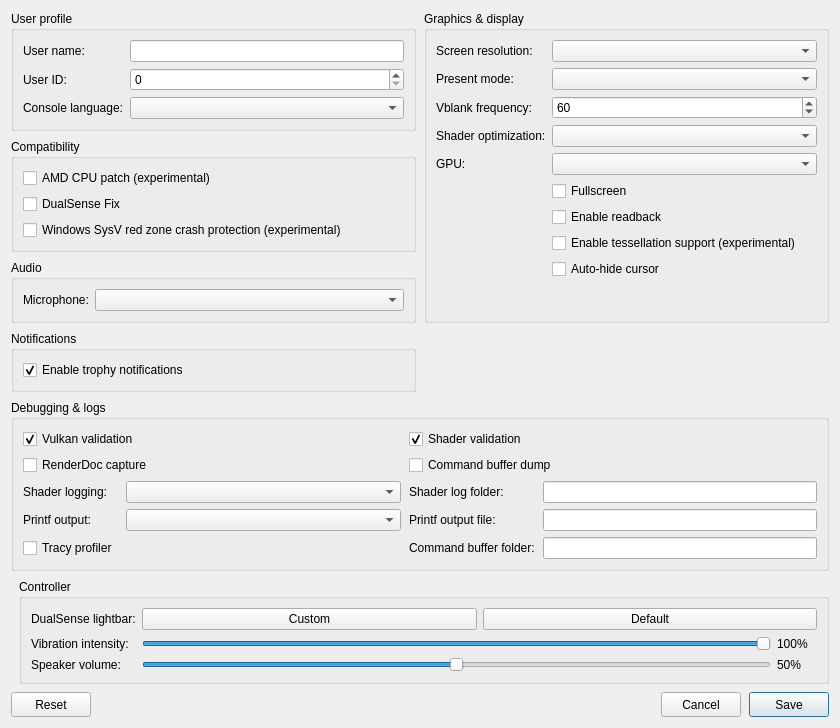
<?xml version="1.0" encoding="UTF-8"?>
<ui version="4.0">
 <class>ConfigurationEditDialog</class>
 <widget class="QDialog" name="ConfigurationEditDialog">
  <property name="geometry">
   <rect>
    <x>0</x>
    <y>0</y>
    <width>840</width>
    <height>620</height>
   </rect>
  </property>
  <property name="windowTitle">
   <string>Settings</string>
  </property>
  <property name="locale">
   <locale language="English" country="UnitedStates"/>
  </property>
  <layout class="QGridLayout" name="gridLayout">
   <property name="horizontalSpacing">
    <number>8</number>
   </property>
   <property name="verticalSpacing">
    <number>8</number>
   </property>
   <item row="0" column="0" colspan="2">
    <layout class="QGridLayout" name="sectionsLayout" columnstretch="1,1">
     <property name="horizontalSpacing">
      <number>8</number>
     </property>
     <property name="verticalSpacing">
      <number>8</number>
     </property>
     <item row="0" column="0">
      <widget class="QGroupBox" name="user_profile_group">
       <property name="title">
        <string>User profile</string>
       </property>
       <layout class="QFormLayout" name="userProfileLayout">
        <property name="fieldGrowthPolicy">
         <enum>QFormLayout::AllNonFixedFieldsGrow</enum>
        </property>
        <item row="0" column="0">
         <widget class="QLabel" name="label_user_name">
          <property name="text"><string>User name:</string></property>
         </widget>
        </item>
        <item row="0" column="1">
         <widget class="MandatoryLineEdit" name="lineEdit_user_name">
          <property name="toolTip"><string>Local user name exposed to games</string></property>
          <property name="clearButtonEnabled"><bool>true</bool></property>
         </widget>
        </item>
        <item row="1" column="0">
         <widget class="QLabel" name="label_user_id">
          <property name="text"><string>User ID:</string></property>
         </widget>
        </item>
        <item row="1" column="1">
         <widget class="QSpinBox" name="spinBox_user_id">
          <property name="toolTip"><string>Local user ID exposed to games</string></property>
          <property name="maximum"><number>2147483647</number></property>
         </widget>
        </item>
        <item row="2" column="0">
         <widget class="QLabel" name="label_console_language">
          <property name="text"><string>Console language:</string></property>
         </widget>
        </item>
        <item row="2" column="1">
         <widget class="QComboBox" name="comboBox_console_language">
          <property name="toolTip"><string>Language</string></property>
         </widget>
        </item>
       </layout>
      </widget>
     </item>
     <item row="2" column="0">
      <widget class="QGroupBox" name="audio_group">
       <property name="title"><string>Audio</string></property>
       <layout class="QFormLayout" name="audioLayout">
        <property name="fieldGrowthPolicy">
         <enum>QFormLayout::AllNonFixedFieldsGrow</enum>
        </property>
        <item row="0" column="0">
         <widget class="QLabel" name="label_audio_input_device">
          <property name="text"><string>Microphone:</string></property>
         </widget>
        </item>
        <item row="0" column="1">
         <widget class="QComboBox" name="comboBox_audio_input_device"/>
        </item>
       </layout>
      </widget>
     </item>
     <item row="0" column="1" rowspan="3">
      <widget class="QGroupBox" name="graphics_group">
       <property name="title">
        <string>Graphics &amp;&amp; display</string>
       </property>
       <layout class="QFormLayout" name="graphicsLayout">
        <property name="fieldGrowthPolicy">
         <enum>QFormLayout::AllNonFixedFieldsGrow</enum>
        </property>
        <item row="0" column="0">
         <widget class="QLabel" name="label_screen_resolution">
          <property name="text"><string>Screen resolution:</string></property>
         </widget>
        </item>
        <item row="0" column="1">
         <widget class="QComboBox" name="comboBox_screen_resolution">
          <property name="toolTip"><string>Window resolution</string></property>
         </widget>
        </item>
        <item row="1" column="0">
         <widget class="QLabel" name="label_present_mode">
          <property name="text"><string>Present mode:</string></property>
         </widget>
        </item>
        <item row="1" column="1">
         <widget class="QComboBox" name="comboBox_present_mode">
          <property name="toolTip"><string>Vulkan swapchain presentation mode</string></property>
         </widget>
        </item>
        <item row="2" column="0">
         <widget class="QLabel" name="label_vblank_frequency">
          <property name="text"><string>Vblank frequency:</string></property>
         </widget>
        </item>
        <item row="2" column="1">
         <widget class="QSpinBox" name="spinBox_vblank_frequency">
          <property name="toolTip"><string>Virtual display refresh rate used for frame pacing</string></property>
          <property name="minimum"><number>30</number></property>
          <property name="maximum"><number>360</number></property>
          <property name="value"><number>60</number></property>
         </widget>
        </item>
        <item row="3" column="0">
         <widget class="QLabel" name="label_shader_optimization">
          <property name="text"><string>Shader optimization:</string></property>
         </widget>
        </item>
        <item row="3" column="1">
         <widget class="QComboBox" name="comboBox_shader_optimization_type">
          <property name="toolTip"><string>Optimize shaders for code size or performance</string></property>
         </widget>
        </item>
        <item row="4" column="0">
         <widget class="QLabel" name="label_gpu">
          <property name="text"><string>GPU:</string></property>
         </widget>
        </item>
        <item row="4" column="1">
         <widget class="QComboBox" name="comboBox_gpu">
          <property name="toolTip"><string>Graphics device used by the emulator</string></property>
         </widget>
        </item>
        <item row="5" column="1">
         <widget class="QCheckBox" name="checkBox_fullscreen">
          <property name="toolTip"><string>Run in borderless desktop fullscreen</string></property>
          <property name="text"><string>Fullscreen</string></property>
         </widget>
        </item>
        <item row="6" column="1">
         <widget class="QCheckBox" name="checkBox_readback">
          <property name="toolTip"><string>Read back writable linear images</string></property>
          <property name="text"><string>Enable readback</string></property>
         </widget>
        </item>
        <item row="7" column="1">
         <widget class="QCheckBox" name="checkBox_tessellation">
          <property name="toolTip"><string>Draw tessellated geometry. Disabled by default; unsupported tessellation may cause crashes.</string></property>
          <property name="text"><string>Enable tessellation support (experimental)</string></property>
         </widget>
        </item>
        <item row="8" column="1">
         <widget class="QCheckBox" name="checkBox_hide_cursor">
          <property name="toolTip"><string>Hide the host cursor after 2 seconds without mouse activity</string></property>
          <property name="text"><string>Auto-hide cursor</string></property>
         </widget>
        </item>
       </layout>
      </widget>
     </item>
     <item row="3" column="0">
      <widget class="QGroupBox" name="notifications_group">
       <property name="title"><string>Notifications</string></property>
       <layout class="QVBoxLayout" name="notificationsLayout">
        <item>
         <widget class="QCheckBox" name="checkBox_trophy_notifications">
          <property name="toolTip"><string>Show trophy unlock notifications and play their sound.
To use your own sound, replace the emulator's assets/sounds/trophy-unlock.wav with a WAV file and restart the game.</string></property>
          <property name="text"><string>Enable trophy notifications</string></property>
          <property name="checked"><bool>true</bool></property>
         </widget>
        </item>
       </layout>
      </widget>
     </item>
     <item row="4" column="0" colspan="2">
      <widget class="QGroupBox" name="debug_group">
       <property name="title">
        <string>Debugging &amp;&amp; logs</string>
       </property>
       <layout class="QGridLayout" name="debugLayout" columnstretch="0,1,0,1">
        <property name="horizontalSpacing"><number>8</number></property>
        <property name="verticalSpacing"><number>6</number></property>
        <item row="0" column="0" colspan="2">
         <widget class="QCheckBox" name="checkBox_vulkan_validation">
          <property name="toolTip"><string>Enable Vulkan validation layers</string></property>
          <property name="text"><string>Vulkan validation</string></property>
          <property name="checked"><bool>true</bool></property>
         </widget>
        </item>
        <item row="0" column="2" colspan="2">
         <widget class="QCheckBox" name="checkBox_shader_validation">
          <property name="toolTip"><string>Validate SPIR-V binary</string></property>
          <property name="text"><string>Shader validation</string></property>
          <property name="checked"><bool>true</bool></property>
         </widget>
        </item>
        <item row="1" column="0" colspan="2">
         <widget class="QCheckBox" name="checkBox_renderdoc_capture">
          <property name="toolTip"><string>Enable RenderDoc capture</string></property>
          <property name="text"><string>RenderDoc capture</string></property>
         </widget>
        </item>
        <item row="1" column="2" colspan="2">
         <widget class="QCheckBox" name="checkBox_cmd_dump">
          <property name="toolTip"><string>Dump command buffers</string></property>
          <property name="text"><string>Command buffer dump</string></property>
         </widget>
        </item>
        <item row="2" column="0">
         <widget class="QLabel" name="label_shader_log_direction">
          <property name="text"><string>Shader logging:</string></property>
         </widget>
        </item>
        <item row="2" column="1">
         <widget class="QComboBox" name="comboBox_shader_log_direction">
          <property name="toolTip"><string>Dump shaders to file or console window. If enabled may decrease emulator performance</string></property>
         </widget>
        </item>
        <item row="2" column="2">
         <widget class="QLabel" name="label_shader_log_folder">
          <property name="text"><string>Shader log folder:</string></property>
         </widget>
        </item>
        <item row="2" column="3">
         <widget class="MandatoryLineEdit" name="lineEdit_shader_log_folder">
          <property name="toolTip"><string>Specify directory to dump shaders</string></property>
          <property name="clearButtonEnabled"><bool>true</bool></property>
         </widget>
        </item>
        <item row="3" column="0">
         <widget class="QLabel" name="label_printf_direction">
          <property name="text"><string>Printf output:</string></property>
         </widget>
        </item>
        <item row="3" column="1">
         <widget class="QComboBox" name="comboBox_printf_direction">
          <property name="toolTip"><string>Print logs to file or console window. If enabled may decrease emulator performance</string></property>
         </widget>
        </item>
        <item row="3" column="2">
         <widget class="QLabel" name="label_printf_file">
          <property name="text"><string>Printf output file:</string></property>
         </widget>
        </item>
        <item row="3" column="3">
         <widget class="MandatoryLineEdit" name="lineEdit_printf_file">
          <property name="toolTip"><string>Specify file to dump logs</string></property>
          <property name="clearButtonEnabled"><bool>true</bool></property>
         </widget>
        </item>
        <item row="4" column="0">
         <widget class="QCheckBox" name="checkBox_profiler">
          <property name="toolTip"><string>Enable the Tracy profiler. Profiling may decrease emulator performance</string></property>
          <property name="text"><string>Tracy profiler</string></property>
         </widget>
        </item>
        <item row="4" column="2">
         <widget class="QLabel" name="label_cmd_dump_folder">
          <property name="text"><string>Command buffer folder:</string></property>
         </widget>
        </item>
        <item row="4" column="3">
         <widget class="MandatoryLineEdit" name="lineEdit_cmd_dump_folder">
          <property name="toolTip"><string>Specify directory to dump command buffers</string></property>
          <property name="clearButtonEnabled"><bool>true</bool></property>
         </widget>
        </item>
       </layout>
      </widget>
     </item>
     <item row="1" column="0">
      <widget class="QGroupBox" name="compatibility_group">
       <property name="title">
        <string>Compatibility</string>
       </property>
       <layout class="QVBoxLayout" name="compatibilityLayout">
        <item>
         <widget class="QCheckBox" name="checkBox_amd_cpu">
          <property name="toolTip"><string>Patch CPU instructions that differ between AMD and the host CPU.</string></property>
          <property name="text"><string>AMD CPU patch (experimental)</string></property>
         </widget>
        </item>
        <item>
         <widget class="QCheckBox" name="checkBox_dualsense_fix">
          <property name="toolTip"><string>On: vibration, adaptive triggers and the controller speaker on the DualSense. Off: none of them; controller speaker sounds play on the PC.</string></property>
          <property name="text"><string>DualSense Fix</string></property>
         </widget>
        </item>
        <item>
         <widget class="QCheckBox" name="checkBox_red_zone_protection">
          <property name="toolTip"><string>Helps prevent crashes in some games on Windows</string></property>
          <property name="text"><string>Windows SysV red zone crash protection (experimental)</string></property>
         </widget>
        </item>
       </layout>
      </widget>
     </item>
    </layout>
   </item>
   <item row="1" column="1">
    <widget class="QGroupBox" name="controller_group">
     <property name="title"><string>Controller</string></property>
     <layout class="QFormLayout" name="controllerLayout">
      <property name="fieldGrowthPolicy"><enum>QFormLayout::AllNonFixedFieldsGrow</enum></property>
      <item row="0" column="0">
       <widget class="QLabel" name="label_controller_color">
        <property name="text"><string>DualSense lightbar:</string></property>
       </widget>
      </item>
      <item row="0" column="1">
       <layout class="QHBoxLayout" name="controllerColorLayout">
        <item>
         <widget class="QPushButton" name="button_controller_color">
          <property name="toolTip"><string>Choose and preview a fixed LED color. Bluetooth DualSense may take several seconds to update.</string></property>
          <property name="text"><string>Custom</string></property>
         </widget>
        </item>
        <item>
         <widget class="QPushButton" name="button_controller_color_reset">
          <property name="toolTip"><string>Let the game control the lightbar</string></property>
          <property name="text"><string>Default</string></property>
         </widget>
        </item>
       </layout>
      </item>
      <item row="1" column="0">
       <widget class="QLabel" name="label_controller_vibration">
        <property name="text"><string>Vibration intensity:</string></property>
       </widget>
      </item>
      <item row="1" column="1">
       <layout class="QHBoxLayout" name="controllerVibrationLayout">
        <item>
         <widget class="QSlider" name="slider_controller_vibration">
          <property name="toolTip"><string>Scale DualSense vibration over USB and Bluetooth</string></property>
          <property name="maximum"><number>100</number></property>
          <property name="value"><number>100</number></property>
          <property name="orientation"><enum>Qt::Horizontal</enum></property>
         </widget>
        </item>
        <item>
         <widget class="QLabel" name="label_controller_vibration_value">
          <property name="minimumSize"><size><width>40</width><height>0</height></size></property>
          <property name="text"><string>100%</string></property>
         </widget>
        </item>
       </layout>
      </item>
      <item row="2" column="0">
       <widget class="QLabel" name="label_controller_volume">
        <property name="text"><string>Speaker volume:</string></property>
       </widget>
      </item>
      <item row="2" column="1">
       <layout class="QHBoxLayout" name="controllerVolumeLayout">
        <item>
         <widget class="QSlider" name="slider_controller_volume">
          <property name="toolTip"><string>Scale the DualSense speaker over USB and Bluetooth. 50% is the previous default; 100% adds 6 dB of gain.</string></property>
          <property name="maximum"><number>100</number></property>
          <property name="value"><number>50</number></property>
          <property name="orientation"><enum>Qt::Horizontal</enum></property>
         </widget>
        </item>
        <item>
         <widget class="QLabel" name="label_controller_volume_value">
          <property name="minimumSize"><size><width>40</width><height>0</height></size></property>
          <property name="text"><string>50%</string></property>
         </widget>
        </item>
       </layout>
      </item>
     </layout>
    </widget>
   </item>
   <item row="2" column="0" colspan="2">
    <layout class="QHBoxLayout" name="buttonLayout">
     <item>
     <widget class="QPushButton" name="clear_button">
       <property name="minimumSize"><size><width>80</width><height>25</height></size></property>
       <property name="text"><string>Reset</string></property>
       <property name="toolTip"><string>Restore default settings</string></property>
      </widget>
     </item>
     <item>
      <spacer name="buttonSpacer">
       <property name="orientation"><enum>Qt::Horizontal</enum></property>
       <property name="sizeHint" stdset="0"><size><width>40</width><height>20</height></size></property>
      </spacer>
     </item>
     <item>
      <widget class="QPushButton" name="cancel_button">
       <property name="minimumSize"><size><width>80</width><height>25</height></size></property>
       <property name="text"><string>Cancel</string></property>
      </widget>
     </item>
     <item>
      <widget class="QPushButton" name="ok_button">
       <property name="minimumSize"><size><width>80</width><height>25</height></size></property>
       <property name="text"><string>Save</string></property>
       <property name="default"><bool>true</bool></property>
      </widget>
     </item>
    </layout>
   </item>
  </layout>
 </widget>
 <customwidgets>
  <customwidget>
   <class>MandatoryLineEdit</class>
   <extends>QLineEdit</extends>
   <header>mandatoryLineEdit.h</header>
  </customwidget>
 </customwidgets>
 <resources/>
</ui>
